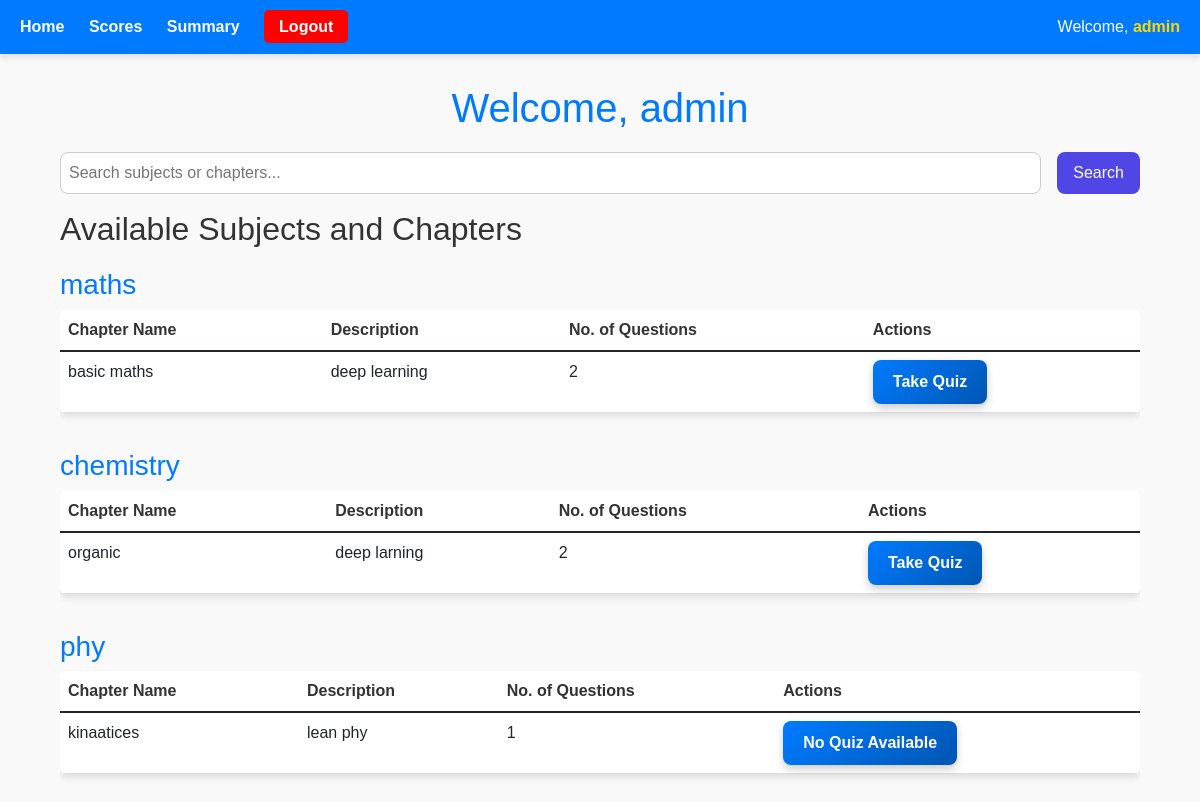
Page /user/dashboard (signed in) on the committed database.
### app/models/subject.py (models this page shows, shortened)
class Subject(db.Model):
    __tablename__ = 'subjects'
    id = db.Column(db.Integer, primary_key=True)
    name = db.Column(db.String(100), nullable=False)
    created_at = db.Column(db.DateTime, default=datetime.utcnow)
    chapters = db.relationship('Chapter', backref='subject', lazy=True)

class Chapter(db.Model):
    __tablename__ = 'chapters'
    id = db.Column(db.Integer, primary_key=True)
    title = db.Column(db.String(100), nullable=False)
    description = db.Column(db.Text)
    subject_id = db.Column(db.Integer, db.ForeignKey('subjects.id'))
    question_count = db.Column(db.Integer, default=0)
    created_at = db.Column(db.DateTime, default=datetime.utcnow)

### app/controllers/user_controller.py (the view)
@user_bp.route('/dashboard')
def dashboard():
    if 'user_id' not in session:
        flash("Please log in first.", "warning")
        return redirect(url_for('auth.login'))  # Redirect if not logged in
    search_query = request.args.get('search', '')
    if search_query:
        subjects = Subject.query.filter(Subject.name.ilike(f'%{search_query}%')).all()
    else:
        subjects = Subject.query.all()
    chapter_map = {chapter.id: chapter for chapter in Chapter.query.all()}
    quiz_map = {quiz.chapter_id for quiz in Quiz.query.all()}
    for subject in subjects:
        subject.chapters = [chapter_map[chap_id] for chap_id in chapter_map if chapter_map[chap_id].subject_id == subject.id]
        for chapter in subject.chapters:
            chapter.has_quiz = chapter.id in quiz_map  # Efficient check if a quiz exists
    return render_template('user/dashboard.html', subjects=subjects, search_query=search_query, username=session.get('username'))

### app/templates/user/dashboard.html (shortened to what this page needs)
<!DOCTYPE html>
<html lang="en">
<head>
    <link href="https://cdn.jsdelivr.net/npm/bootstrap@5.1.3/dist/css/bootstrap.min.css" rel="stylesheet">
    <link rel="stylesheet" href="{{ url_for('static', filename='css/dashboard.css') }}">
</head>
<body>
    <div class="menu-bar">
        <div class="menu-links">
            <a href="{{ url_for('user.dashboard') }}" class="{% if request.endpoint == 'user.dashboard' %}active{% endif %}">
                 Home
            </a>
            <a href="{{ url_for('user.scores') }}" class="{% if request.endpoint == 'user.scores' %}active{% endif %}">
                 Scores
            </a>
            <a href="{{ url_for('user.summary') }}" class="{% if request.endpoint == 'user.summary' %}active{% endif %}">
                 Summary
            </a>
            <a href="{{ url_for('auth.logout') }}" class="logout-btn">
                 Logout
            </a>
        </div>
        <div class="welcome">
            {% if session.get('user_id') %}
                Welcome, <span class="username">{{ session.get('username', 'User') }}</span>
            {% else %}
                Welcome, Guest
            {% endif %}
        </div>
    </div>
    <div class="container">
        <h1 class="dashboard-title">
            {% if session['user_id'] %}
                Welcome, {{ session['username'] }}
            {% else %}
                Welcome to the Dashboard
            {% endif %}
        </h1>
        <form action="{{ url_for('user.dashboard') }}" method="GET" class="search-bar" style="margin-bottom: 1rem; display: flex; gap: 1rem;">
            <input type="text" name="search" placeholder="Search subjects or chapters..." value="{{ request.args.get('search', '') }}"
                   style="padding: 0.5rem; width: 100%; border: 1px solid #ccc; border-radius: 0.5rem;">
            <button type="submit" style="padding: 0.5rem 1rem; background-color: #4f46e5; color: white; border: none; border-radius: 0.5rem; cursor: pointer;">
                 Search
            </button>
        </form>
        <h2>Available Subjects and Chapters</h2>
        {% if subjects %}
            {% for subject in subjects %}
                <h3 class="subject-title">{{ subject.name }}</h3>
                {% if subject.chapters %}
                    <div class="table-responsive">
                        <table class="table">
                            <thead>
                                <tr>
                                    <th>Chapter Name</th>
                                    <th>Description</th>
                                    <th>No. of Questions</th>
                                    <th>Actions</th>
                                </tr>
                            </thead>
                            <tbody>
                                {% for chapter in subject.chapters %}
                                    <tr>
                                        <td>{{ chapter.title }}</td>
                                        <td>{{ chapter.description }}</td>
                                        <td>{{ chapter.question_count }}</td>
                                        <td>
                                            {% if chapter.has_quiz %}
                                                <a href="{{ url_for('user.take_quiz', chapter_id=chapter.id) }}" class="quiz-btn">Take Quiz</a>
                                            {% else %}
                                                <button class="quiz-btn" disabled style="background-color: grey; cursor: not-allowed;">No Quiz Available</button>
                                            {% endif %}
                                        </td>
                                    </tr>
                                {% endfor %}
                            </tbody>
                        </table>
                    </div>
                {% else %}
                    <p class="no-data">No chapters available for this subject.</p>
                {% endif %}
            {% endfor %}
        {% else %}
            <p class="no-data">No subjects available at the moment.</p>
        {% endif %}
    </div>
</body>
</html>

### app/static/css/dashboard.css (style rules this page uses)
body { margin: 0; font-family: 'Arial', sans-serif; background-color: #f9f9f9; color: #333; }
.menu-bar { background-color: #007BFF; color: white; padding: 15px 20px; display: flex; justify-content: space-between; align-items: center; position: sticky; top: 0; width: 100%; z-index: 1000; box-shadow: 0px 4px 6px rgba(0, 0, 0, 0.1); }
.menu-links a { text-decoration: none; color: white; font-weight: bold; margin-right: 20px; transition: 0.3s; }
.logout-btn { background: red; padding: 8px 15px; border-radius: 5px; }
.welcome { font-size: 16px; }
.username { font-weight: bold; color: #FFD700; }
.container { padding: 30px; }
.dashboard-title { color: #007BFF; text-align: center; margin-bottom: 20px; }
.subject-title { color: #007BFF; margin-top: 20px; }
.table { width: 100%; background-color: white; box-shadow: 0 4px 6px rgba(0, 0, 0, 0.1); border-radius: 5px; overflow: hidden; }
th, td { padding: 15px; text-align: left; border-bottom: 1px solid #ddd; }
th { background-color: #f4f4f4; color: #333; }
.quiz-btn { display: inline-block; background: linear-gradient(135deg, #007BFF, #0056b3); color: white; padding: 10px 20px; border-radius: 8px; font-size: 16px; font-weight: bold; text-decoration: none; text-align: center; transition: all 0.3s ease-in-out; box-shadow: 0 4px 8px rgba(0, 0, 0, 0.2); border: none; outline: none; cursor: pointer; }

### rows in the picture
Subject: name "maths"
Chapter: title "basic maths", description "deep learning", question_count "2"
Subject: name "chemistry"
Chapter: title "organic", description "deep larning", question_count "2"
Subject: name "phy"
Chapter: title "kinaatices", description "lean phy", question_count "1", shows "No Quiz Available"

### other values in the picture
{{ session.get('username', 'User') }} "admin"
{{ session['username'] }} "admin"
